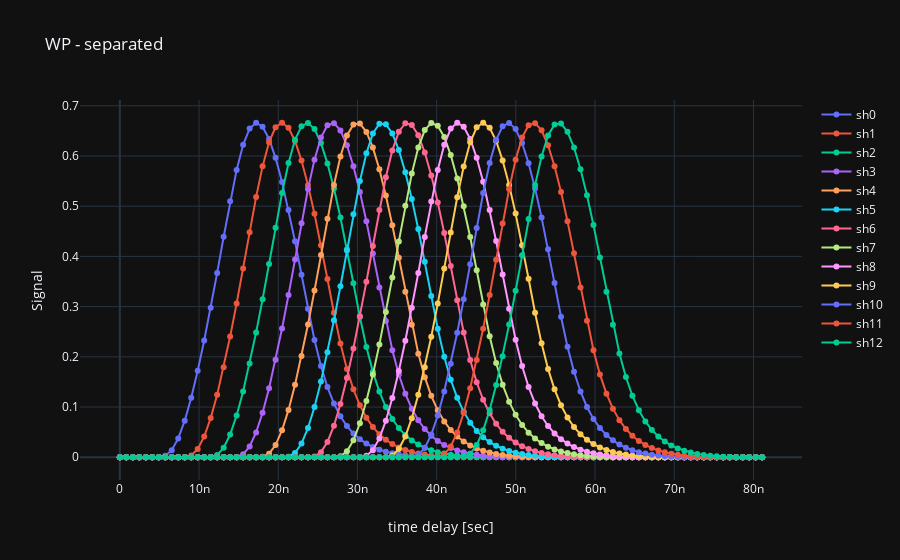

The notebook cell this image was saved under:
### Code cell
data = [None] * total_shutters # Generate blank list with length equal number of shutters
for i in range(total_shutters):
    data[i] = go.Scatter(x=shutters['dt'], y=shutters['sh'+str(i)],
                          mode='lines+markers',  # Select 'lines', 'markers' or 'lines+markers'
                          name='sh'+str(i))

layout = dict(title='WP - separated',
              xaxis=dict(title='time delay [sec]',type='linear'),  # Select 'log' or 'linear'
              yaxis=dict(title='Signal',type='linear'),  # Select 'log' or 'linear'
              template='plotly_dark')

iplot(dict(data=data, layout=layout))
